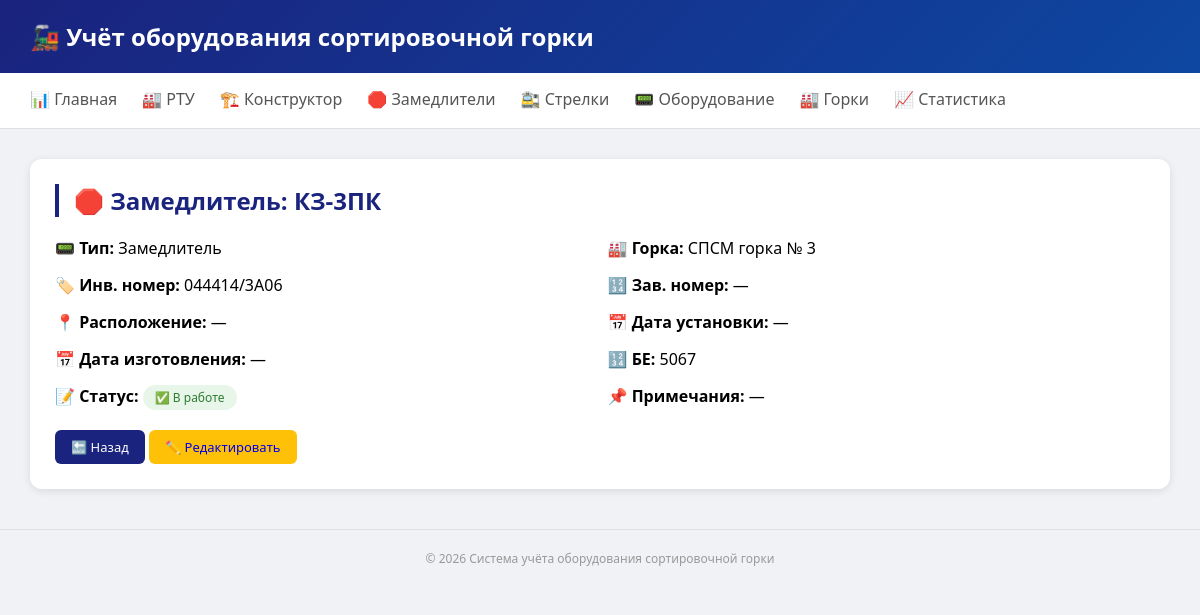
/devices/1, run on the app's committed database.
### tables this page shows
CREATE TABLE equipment_types (
        id INTEGER PRIMARY KEY AUTOINCREMENT,
        name TEXT NOT NULL UNIQUE,
        category TEXT,
        icon TEXT,
        has_passport BOOLEAN DEFAULT 1,
        has_serial_number BOOLEAN DEFAULT 1
    );

CREATE TABLE devices (
        id INTEGER PRIMARY KEY AUTOINCREMENT,
        equipment_type_id INTEGER NOT NULL,
        park_id INTEGER,
        track_section_id INTEGER,
        brake_position_id INTEGER,
        
        model TEXT,
        inv_number TEXT UNIQUE,
        serial_number TEXT,
        
        location_detail TEXT,
        mount_date DATE,
        
        params TEXT,
        
        manufacture_date DATE,
        install_date DATE,
        last_check_date DATE,
        
        status TEXT DEFAULT 'active',
        notes TEXT, rtu_batch_id INTEGER, manufacturer TEXT, passport_data TEXT, height_mm INTEGER, network_number TEXT, be TEXT DEFAULT "5067", os6_name TEXT, os6_install_year INTEGER, os6_last_repair INTEGER, os6_last_modernization INTEGER,
        
        FOREIGN KEY (equipment_type_id) REFERENCES equipment_types(id),
        FOREIGN KEY (park_id) REFERENCES parks(id),
        FOREIGN KEY (track_section_id) REFERENCES track_sections(id),
        FOREIGN KEY (brake_position_id) REFERENCES brake_positions(id)
    );

CREATE TABLE parks (
        id INTEGER PRIMARY KEY AUTOINCREMENT,
        name TEXT NOT NULL,
        station TEXT,
        class INTEGER,
        num_tracks INTEGER,
        num_bundles INTEGER,
        control_system TEXT,
        description TEXT
    );

### routers/devices.py (the view)
@router.get("/{device_id}", response_class=HTMLResponse)
async def device_detail(request: Request, device_id: int):
    device = get_device_by_id(device_id)
    if not device:
        raise HTTPException(status_code=404, detail="Устройство не найдено")
    components = get_components(device_id)
    return templates.TemplateResponse("device_detail.html", {
        "request": request, "device": device, "components": components
    })

### templates/device_detail.html (shortened to what this page needs)
{% extends "base.html" %}
{% block content %}
<div class="card">
    <h2>{{ device.icon or '' }} {{ device.equipment_type_name or 'Устройство' }}: {{ device.model or '—' }}</h2>
    <div style="display: grid; grid-template-columns: repeat(2, 1fr); gap: 15px;">
        <div><strong>📟 Тип:</strong> {{ device.equipment_type_name or '—' }}</div>
        <div><strong>🏭 Горка:</strong> {{ device.park_name or '—' }}</div>
        <div><strong>🏷️ Инв. номер:</strong> {{ device.inv_number or '—' }}</div>
        <div><strong>🔢 Зав. номер:</strong> {{ device.serial_number or '—' }}</div>
        <div><strong>📍 Расположение:</strong> {{ device.location_detail or '—' }}</div>
        <div><strong>📅 Дата установки:</strong> {{ device.install_date or '—' }}</div>
        <div><strong>📅 Дата изготовления:</strong> {{ device.manufacture_date or '—' }}</div>
        {% if device.be %}
        <div><strong>🔢 БЕ:</strong> {{ device.be }}</div>
        {% endif %}
        <div><strong>📝 Статус:</strong> <span class="badge badge-{{ device.status }}">{{ '✅ В работе' if device.status == 'active' else '📦 В запасе' if device.status == 'reserve' else '❌ Списан' }}</span></div>
        <div><strong>📌 Примечания:</strong> {{ device.notes or '—' }}</div>
    </div>
    <div style="margin-top: 20px;">
        <a href="/devices" class="btn btn-primary">🔙 Назад</a>
        <a href="/devices/{{ device.id }}/edit" class="btn" style="background: #ffc107;">✏️ Редактировать</a>
    </div>
</div>
{% endblock %}

### templates/base.html (style rules this page uses)
* { margin: 0; padding: 0; box-sizing: border-box; }
body { font-family: 'Segoe UI', Tahoma, Geneva, Verdana, sans-serif; background: #f0f2f5; }
.card { background: white; border-radius: 12px; box-shadow: 0 2px 8px rgba(0,0,0,0.1); padding: 25px; margin-bottom: 25px; }
.card h2 { color: #1a237e; margin-bottom: 20px; border-left: 4px solid #1a237e; padding-left: 15px; }
.badge { display: inline-block; padding: 4px 12px; border-radius: 20px; font-size: 12px; font-weight: 500; }
.badge-active { background: #e8f5e9; color: #2e7d32; }
.btn { display: inline-block; padding: 8px 16px; border-radius: 6px; text-decoration: none; font-size: 13px; font-weight: 500; }
.btn-primary { background: #1a237e; color: white; }

### data on the page
equipment_types: icon "🛑", name "Замедлитель"
devices: model "КЗ-3ПК", inv_number "044414/3А06", be "5067", status "✅ В работе"
parks: name "СПСМ горка № 3"

### other printed values
{{ device.serial_number or '—' }} "—"
{{ device.location_detail or '—' }} "—"
{{ device.install_date or '—' }} "—"
{{ device.manufacture_date or '—' }} "—"
{{ device.notes or '—' }} "—"
